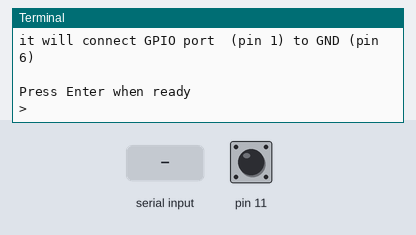
This program was run on a simulated Raspberry Pi (header pin numbers). On the bench: the last lines printed to the terminal. The inputs (shaded band) are chosen by the test bench; at power-on: pin 11 HIGH.

Above: at 1.2 s.
1.3 s: "1" typed at the terminal, then Enter
At 1.9 s:
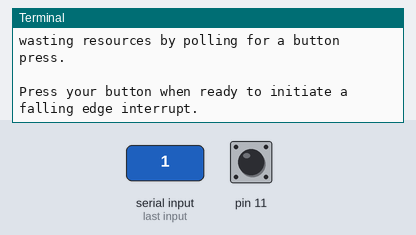
2.8 s: pin 11 pulled LOW for 0.15 s
At 4.2 s:
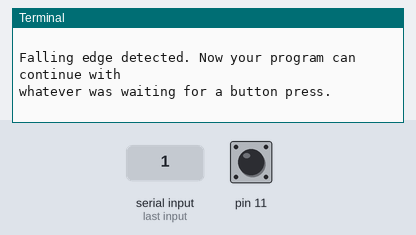

Measured:
- after the input at 1.3 s, the terminal: prints a new line at once (image 1)
- after the input at 2.8 s, the terminal: prints a new line at once (image 2)

The program:

interrupt.py
```python
#!/usr/bin/env python2.7
# script by Alex Eames http://RasPi.tv/
# http://raspi.tv/2013/how-to-use-interrupts-with-python-on-the-raspberry-pi-and-rpi-gpio
import RPi.GPIO as GPIO
GPIO.setmode(GPIO.BOARD)

# GPIO 17 set up as input. It is pulled up to stop false signals
GPIO.setup(11, GPIO.IN, pull_up_down=GPIO.PUD_UP)

print "Make sure you have a button connected so that when pressed"
print "it will connect GPIO port  (pin 1) to GND (pin 6)\n"
raw_input("Press Enter when ready\n>")

print "Waiting for falling edge on port 23"
# now the program will do nothing until the signal on port 17
# starts to fall towards zero. This is why we used the pullup
# to keep the signal high and prevent a false interrupt

print "During this waiting time, your computer is not"
print "wasting resources by polling for a button press.\n"
print "Press your button when ready to initiate a falling edge interrupt."
while 1:
    try:
        GPIO.wait_for_edge(11, GPIO.FALLING)
        print "\nFalling edge detected. Now your program can continue with"
        print "whatever was waiting for a button press."
    except KeyboardInterrupt:
        GPIO.cleanup()      # clean up GPIO on CTRL+C exit
GPIO.cleanup()           # clean up GPIO on normal exit
```
